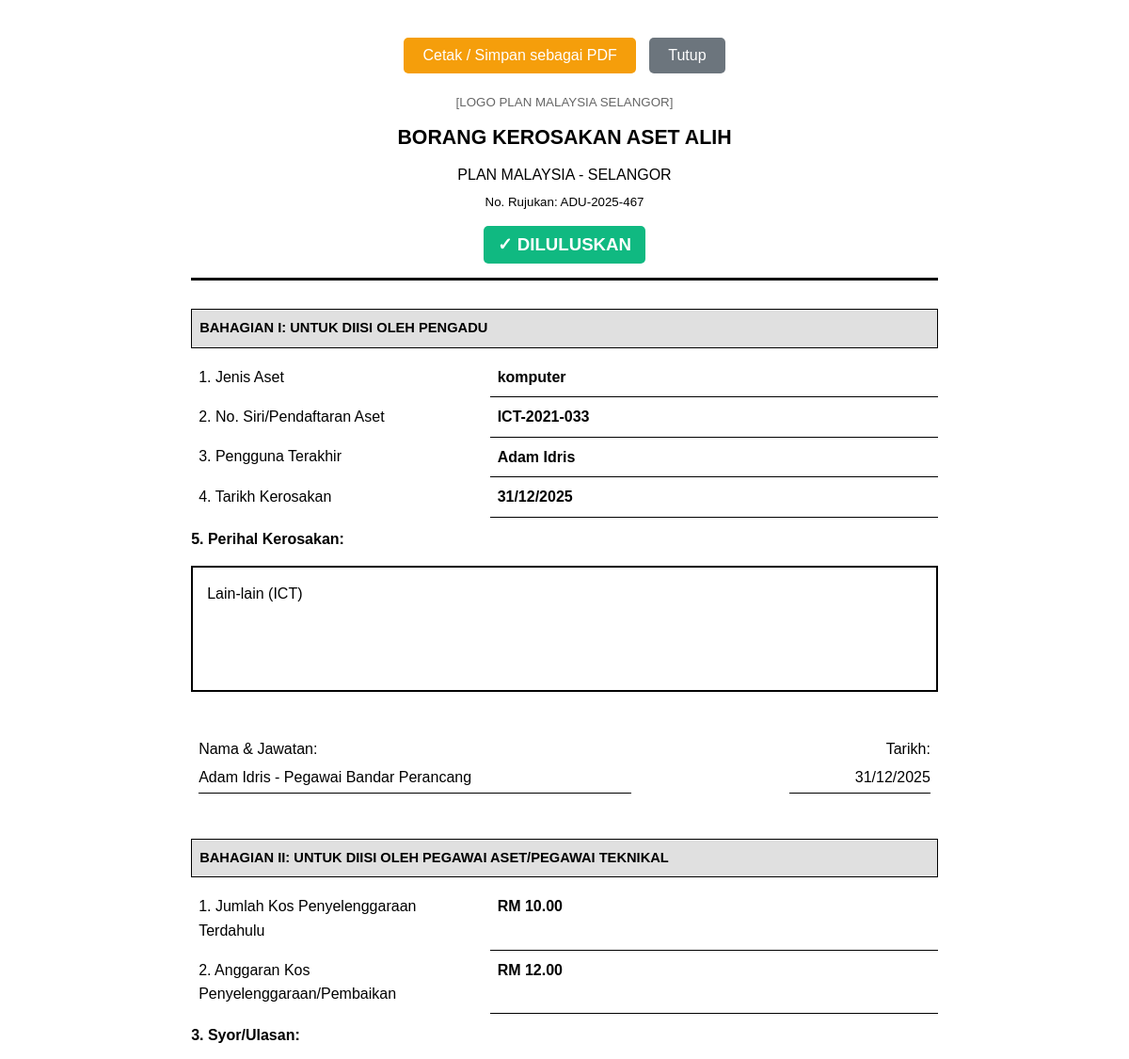
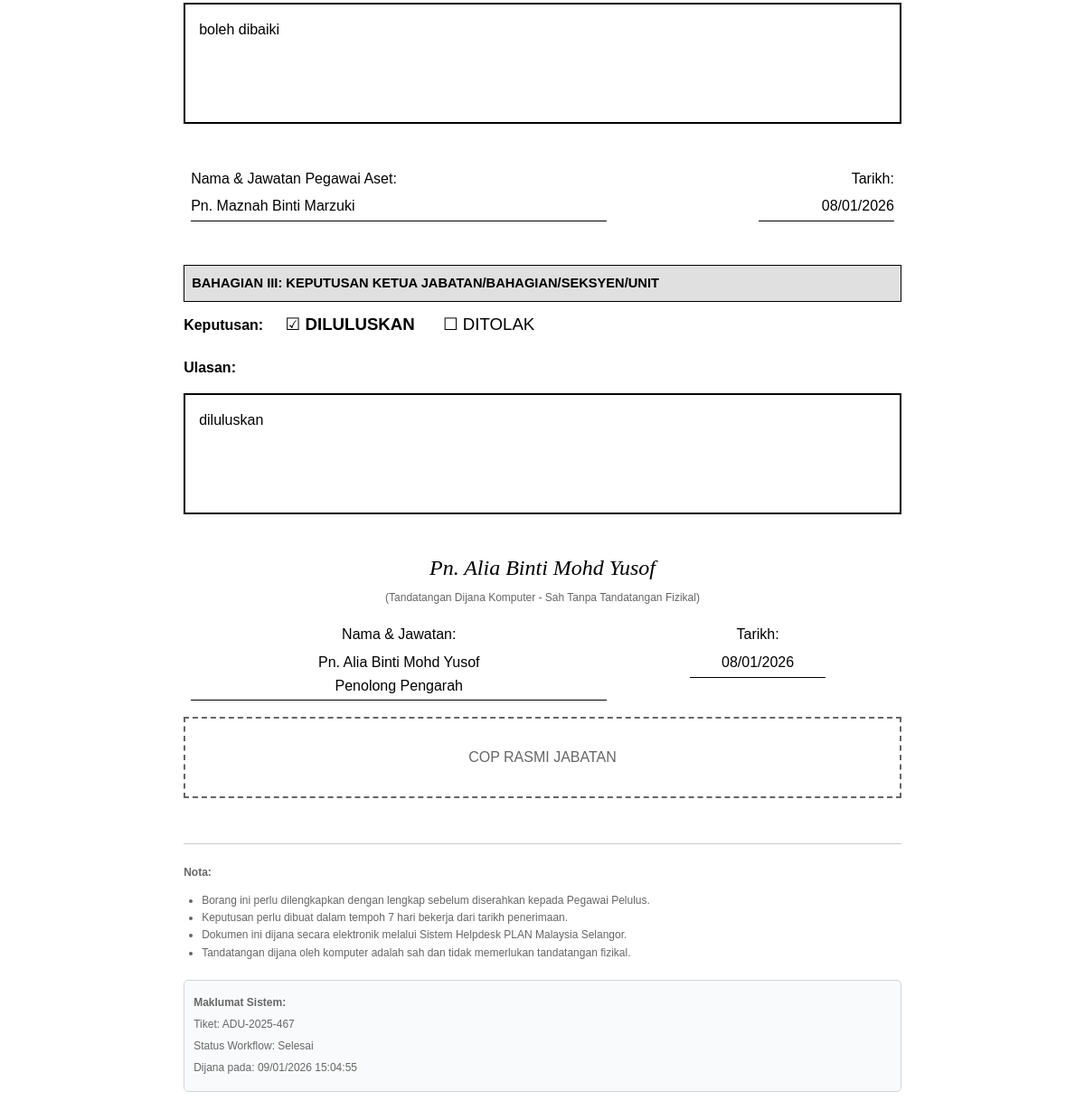
/admin/bahagian-pentadbiran-kewangan/generate_borang_final.php?id=27 (signed in), run on the app's committed database (2 pictures, top to bottom).
### tables this page shows
CREATE TABLE `dokumen_unit_aduan` (
  `id` int NOT NULL,
  `complaint_id` int NOT NULL,
  `no_rujukan_fail` varchar(100) DEFAULT NULL,
  `dimajukan_ke_officer_id` int DEFAULT NULL COMMENT 'Unit Aset Officer',
  `tindakan_susulan` text,
  `tindakan_kesimpulan` text,
  `tarikh` date DEFAULT NULL,
  `created_by` int DEFAULT NULL,
  `created_at` timestamp NULL DEFAULT CURRENT_TIMESTAMP,
  `updated_at` timestamp NULL DEFAULT CURRENT_TIMESTAMP ON UPDATE CURRENT_TIMESTAMP
);

CREATE TABLE `borang_kerosakan_aset` (
  `id` int NOT NULL,
  `complaint_id` int NOT NULL,
  `jenis_aset` varchar(100) DEFAULT NULL,
  `no_siri_pendaftaran_aset` varchar(100) DEFAULT NULL,
  `pengguna_terakhir` varchar(255) DEFAULT NULL,
  `tarikh_kerosakan` date DEFAULT NULL,
  `perihal_kerosakan` varchar(255) DEFAULT NULL,
  `nama_jawatan_pengadu` varchar(255) DEFAULT NULL,
  `tarikh_pengadu` date DEFAULT NULL,
  `jumlah_kos_penyelenggaraan_terdahulu` decimal(10,2) DEFAULT '0.00',
  `anggaran_kos_penyelenggaraan` decimal(10,2) DEFAULT '0.00',
  `nama_jawatan_pegawai_aset` varchar(255) DEFAULT NULL,
  `tarikh_pegawai_aset` date DEFAULT NULL,
  `syor_ulasan` text,
  `keputusan_status` enum('diluluskan','ditolak','pending') DEFAULT 'pending',
  `keputusan_ulasan` text,
  `keputusan_nama` varchar(255) DEFAULT NULL,
  `keputusan_jawatan` varchar(255) DEFAULT NULL,
  `keputusan_tarikh` date DEFAULT NULL,
  `tandatangan_dijana_komputer` tinyint(1) DEFAULT '1',
  `created_at` timestamp NULL DEFAULT CURRENT_TIMESTAMP,
  `updated_at` timestamp NULL DEFAULT CURRENT_TIMESTAMP ON UPDATE CURRENT_TIMESTAMP
);

CREATE TABLE `complaints` (
  `id` int NOT NULL,
  `ticket_number` varchar(50) NOT NULL,
  `jenis` enum('aduan','cadangan') NOT NULL,
  `perkara` varchar(500) NOT NULL,
  `keterangan` text NOT NULL,
  `user_id` int DEFAULT NULL,
  `nama_pengadu` varchar(255) NOT NULL,
  `alamat` text,
  `no_telefon` varchar(50) DEFAULT NULL,
  `poskod` varchar(10) DEFAULT NULL,
  `jawatan` varchar(255) DEFAULT NULL,
  `bahagian` varchar(255) DEFAULT NULL,
  `tingkat` varchar(50) DEFAULT NULL,
  `email` varchar(255) NOT NULL,
  `no_sambungan` varchar(50) DEFAULT NULL,
  `jenis_aset` varchar(100) DEFAULT NULL,
  `no_pendaftaran_aset` varchar(100) DEFAULT NULL,
  `pengguna_akhir` varchar(255) DEFAULT NULL,
  `tarikh_kerosakan` date DEFAULT NULL,
  `perihal_kerosakan` varchar(255) DEFAULT NULL,
  `perihal_kerosakan_value` varchar(100) DEFAULT NULL,
  `officer_id` int DEFAULT NULL,
  `pegawai_penerima` varchar(255) DEFAULT NULL,
  `status` enum('pending','dalam_pemeriksaan','sedang_dibaiki','selesai','dibatalkan') DEFAULT 'pending',
  `workflow_status` enum('baru','disahkan_unit_aduan','dimajukan_unit_aset','dalam_semakan_unit_aset','dimajukan_pegawai_pelulus','diluluskan','ditolak','dimajukan_unit_it','selesai') DEFAULT 'baru',
  `unit_aduan_verified_by` int DEFAULT NULL,
  `priority` enum('rendah','sederhana','tinggi','kritikal') DEFAULT 'sederhana',
  `progress` int DEFAULT '0',
  `rating` enum('cemerlang','baik','memuaskan','tidak_memuaskan') DEFAULT NULL,
  `feedback_comment` text,
  `created_at` timestamp NOT NULL DEFAULT CURRENT_TIMESTAMP,
  `updated_at` timestamp NOT NULL DEFAULT CURRENT_TIMESTAMP ON UPDATE CURRENT_TIMESTAMP,
  `completed_at` timestamp NULL DEFAULT NULL,
  `unit_aduan_verified_at` datetime DEFAULT NULL,
  `dimajukan_ke` int DEFAULT NULL COMMENT 'Unit Aset Officer ID',
  `tindakan_susulan` text,
  `tindakan_kesimpulan` text,
  `unit_aset_officer_id` int DEFAULT NULL,
  `unit_aset_reviewed_at` datetime DEFAULT NULL,
  `pegawai_pelulus_id` int DEFAULT NULL,
  `pegawai_pelulus_reviewed_at` datetime DEFAULT NULL,
  `pegawai_pelulus_status` enum('diluluskan','ditolak','pending') DEFAULT 'pending',
  `unit_aset_processed_by` int DEFAULT NULL COMMENT 'User ID who processed in Unit Aset',
  `unit_aset_processed_at` datetime DEFAULT NULL COMMENT 'When Unit Aset processed',
  `approval_officer_id` int DEFAULT NULL COMMENT 'Approval officer for this complaint',
  `unit_it_officer_id` int DEFAULT NULL COMMENT 'Unit IT officer assigned to execute the work',
  `unit_it_assigned_at` datetime DEFAULT NULL COMMENT 'When Unit IT was assigned',
  `unit_it_completed_by` int DEFAULT NULL COMMENT 'User ID who completed in Unit IT',
  `unit_it_completed_at` datetime DEFAULT NULL COMMENT 'When Unit IT completed the work'
);

### admin/bahagian-pentadbiran-kewangan/generate_borang_final.php (the view, shortened to what this page needs)
<?php
$db = getDB();
$complaint_id = intval($_GET['id'] ?? 0);
$stmt = $db->prepare("
    SELECT c.*,
           u_verified.nama_penuh as unit_aduan_officer,
           u_unit_aset.nama_penuh as unit_aset_officer,
           u_pelulus.nama_penuh as pegawai_pelulus_nama,
           dua.no_rujukan_fail
    FROM complaints c
    LEFT JOIN users u_verified ON c.unit_aduan_verified_by = u_verified.id
    LEFT JOIN users u_unit_aset ON c.unit_aset_processed_by = u_unit_aset.id
    LEFT JOIN users u_pelulus ON c.pegawai_pelulus_id = u_pelulus.id
    LEFT JOIN dokumen_unit_aduan dua ON c.id = dua.complaint_id
    WHERE c.id = ?
");
$stmt->execute([$complaint_id]);
$complaint = $stmt->fetch();
$stmt = $db->prepare("SELECT * FROM borang_kerosakan_aset WHERE complaint_id = ?");
$stmt->execute([$complaint_id]);
$borang = $stmt->fetch();
?>
<!DOCTYPE html>
<html lang="ms">
<head>
</head>
<body>
    <div class="no-print">
        <button onclick="window.print()" style="padding: 10px 20px; background: #f59e0b; color: white; border: none; border-radius: 5px; cursor: pointer; font-size: 16px;">
            <i class="fas fa-print"></i> Cetak / Simpan sebagai PDF
        </button>
        <button onclick="window.close()" style="padding: 10px 20px; background: #6c757d; color: white; border: none; border-radius: 5px; cursor: pointer; font-size: 16px; margin-left: 10px;">
            Tutup
        </button>
    </div>
    <div class="header">
        <div class="logo-placeholder">[LOGO PLAN MALAYSIA SELANGOR]</div>
        <h1>Borang Kerosakan Aset Alih</h1>
        <p style="margin: 5px 0;">PLAN MALAYSIA - SELANGOR</p>
        <p style="margin: 5px 0; font-size: 10pt;">No. Rujukan: <?php echo htmlspecialchars($complaint['no_rujukan_fail'] ?? $complaint['ticket_number']); ?></p>
        <?php if ($borang['keputusan_status'] !== 'pending'): ?>
        <div style="margin-top: 15px;">
            <?php if ($borang['keputusan_status'] === 'diluluskan'): ?>
            <span class="approved-badge">✓ DILULUSKAN</span>
            <?php else: ?>
            <span class="rejected-badge">✗ DITOLAK</span>
            <?php endif; ?>
        </div>
        <?php endif; ?>
    </div>
    <div class="section-title">BAHAGIAN I: UNTUK DIISI OLEH PENGADU</div>
    <table>
        <tr>
            <td class="label">1. Jenis Aset</td>
            <td class="value"><?php echo htmlspecialchars($borang['jenis_aset'] ?? '-'); ?></td>
        </tr>
        <tr>
            <td class="label">2. No. Siri/Pendaftaran Aset</td>
            <td class="value"><?php echo htmlspecialchars($borang['no_siri_pendaftaran_aset'] ?? '-'); ?></td>
        </tr>
        <tr>
            <td class="label">3. Pengguna Terakhir</td>
            <td class="value"><?php echo htmlspecialchars($borang['pengguna_terakhir'] ?? '-'); ?></td>
        </tr>
        <tr>
            <td class="label">4. Tarikh Kerosakan</td>
            <td class="value">
                <?php
                if (!empty($borang['tarikh_kerosakan'])) {
                    echo date('d/m/Y', strtotime($borang['tarikh_kerosakan']));
                } else {
                    echo '-';
                }
                ?>
            </td>
        </tr>
    </table>
    <div class="info-row">
        <strong>5. Perihal Kerosakan:</strong>
    </div>
    <div class="bordered-box">
        <?php echo nl2br(htmlspecialchars($borang['perihal_kerosakan'] ?? $complaint['perihal_kerosakan'] ?? '-')); ?>
    </div>
    <div class="signature-area">
        <table style="width: 100%;">
            <tr>
                <td style="width: 60%;">
                    <div>Nama & Jawatan:</div>
                    <div style="margin-top: 5px; border-bottom: 1px solid #000; padding-bottom: 3px;">
                        <?php echo htmlspecialchars($borang['nama_jawatan_pengadu'] ?? '-'); ?>
                    </div>
                </td>
                <td style="width: 40%; text-align: right;">
                    <div>Tarikh:</div>
                    <div style="margin-top: 5px; border-bottom: 1px solid #000; padding-bottom: 3px; display: inline-block; min-width: 150px;">
                        <?php
                        if (!empty($borang['tarikh_pengadu'])) {
                            echo date('d/m/Y', strtotime($borang['tarikh_pengadu']));
                        } else {
                            echo '-';
                        }
                        ?>
                    </div>
                </td>
            </tr>
        </table>
    </div>
    <div class="section-title" style="page-break-before: avoid; margin-top: 40px;">
        BAHAGIAN II: UNTUK DIISI OLEH PEGAWAI ASET/PEGAWAI TEKNIKAL
    </div>
    <table>
        <tr>
            <td class="label">1. Jumlah Kos Penyelenggaraan Terdahulu</td>
            <td class="value">
                RM <?php echo number_format($borang['jumlah_kos_penyelenggaraan_terdahulu'] ?? 0, 2); ?>
            </td>
        </tr>
        <tr>
            <td class="label">2. Anggaran Kos Penyelenggaraan/Pembaikan</td>
            <td class="value">
                RM <?php echo number_format($borang['anggaran_kos_penyelenggaraan'] ?? 0, 2); ?>
            </td>
        </tr>
    </table>
    <div class="info-row">
        <strong>3. Syor/Ulasan:</strong>
    </div>
    <div class="bordered-box">
        <?php echo nl2br(htmlspecialchars($borang['syor_ulasan'] ?? '-')); ?>
    </div>
    <div class="signature-area">
        <table style="width: 100%;">
            <tr>
                <td style="width: 60%;">
                    <div>Nama & Jawatan Pegawai Aset:</div>
                    <div style="margin-top: 5px; border-bottom: 1px solid #000; padding-bottom: 3px;">
                        <?php echo htmlspecialchars($borang['nama_jawatan_pegawai_aset'] ?? '-'); ?>
                    </div>
                </td>
                <td style="width: 40%; text-align: right;">
                    <div>Tarikh:</div>
                    <div style="margin-top: 5px; border-bottom: 1px solid #000; padding-bottom: 3px; display: inline-block; min-width: 150px;">
                        <?php
                        if (!empty($borang['tarikh_pegawai_aset'])) {
                            echo date('d/m/Y', strtotime($borang['tarikh_pegawai_aset']));
                        } else {
                            echo '-';
                        }
                        ?>
                    </div>
                </td>
            </tr>
        </table>
    </div>
    <div class="section-title" style="page-break-before: avoid; margin-top: 40px;">
        BAHAGIAN III: KEPUTUSAN KETUA JABATAN/BAHAGIAN/SEKSYEN/UNIT
    </div>
    <?php if ($borang['keputusan_status'] !== 'pending'): ?>
    <div class="info-row">
        <strong>Keputusan:</strong>
        <span style="margin-left: 20px; font-size: 14pt;">
            <?php if ($borang['keputusan_status'] === 'diluluskan'): ?>
                ☑ <strong>DILULUSKAN</strong>
                &nbsp;&nbsp;&nbsp;&nbsp;
                ☐ DITOLAK
            <?php else: ?>
                ☐ DILULUSKAN
                &nbsp;&nbsp;&nbsp;&nbsp;
                ☑ <strong>DITOLAK</strong>
            <?php endif; ?>
        </span>
    </div>
    <?php if (!empty($borang['keputusan_ulasan'])): ?>
    <div class="info-row" style="margin-top: 20px;">
        <strong>Ulasan:</strong>
    </div>
    <div class="bordered-box">
        <?php echo nl2br(htmlspecialchars($borang['keputusan_ulasan'])); ?>
    </div>
    <?php endif; ?>
    <div class="signature-area">
        <?php if ($borang['tandatangan_dijana_komputer']): ?>
        <div class="computer-signature">
            <?php echo htmlspecialchars($borang['keputusan_nama'] ?? '-'); ?>
        </div>
        <div style="text-align: center; font-size: 9pt; color: #666;">
            (Tandatangan Dijana Komputer - Sah Tanpa Tandatangan Fizikal)
        </div>
        <?php endif; ?>
        <table style="width: 100%; margin-top: 10px;">
            <tr>
                <td style="width: 60%; text-align: center;">
                    <div>Nama & Jawatan:</div>
                    <div style="margin-top: 5px; border-bottom: 1px solid #000; padding-bottom: 3px;">
                        <?php echo htmlspecialchars($borang['keputusan_nama'] ?? '-'); ?>
                        <?php if (!empty($borang['keputusan_jawatan'])): ?>
                            <br><?php echo htmlspecialchars($borang['keputusan_jawatan']); ?>
                        <?php endif; ?>
                    </div>
                </td>
                <td style="width: 40%; text-align: center;">
                    <div>Tarikh:</div>
                    <div style="margin-top: 5px; border-bottom: 1px solid #000; padding-bottom: 3px; display: inline-block; min-width: 150px;">
                        <?php
                        if (!empty($borang['keputusan_tarikh'])) {
                            echo date('d/m/Y', strtotime($borang['keputusan_tarikh']));
                        } else {
                            echo '-';
                        }
                        ?>
                    </div>
                </td>
            </tr>
        </table>
        <div class="stamp-box">
            COP RASMI JABATAN
        </div>
    </div>
    <?php else: ?>
    <div class="bordered-box" style="min-height: 200px; text-align: center; padding-top: 80px; color: #999;">
        [ Menunggu Keputusan Pegawai Pelulus ]
    </div>
    <?php endif; ?>
    <div style="margin-top: 50px; font-size: 9pt; color: #666; border-top: 1px solid #ccc; padding-top: 10px;">
        <p><strong>Nota:</strong></p>
        <ul style="margin: 5px 0; padding-left: 20px;">
            <li>Borang ini perlu dilengkapkan dengan lengkap sebelum diserahkan kepada Pegawai Pelulus.</li>
            <li>Keputusan perlu dibuat dalam tempoh 7 hari bekerja dari tarikh penerimaan.</li>
            <li>Dokumen ini dijana secara elektronik melalui Sistem Helpdesk PLAN Malaysia Selangor.</li>
            <li>Tandatangan dijana oleh komputer adalah sah dan tidak memerlukan tandatangan fizikal.</li>
        </ul>
        <div style="margin-top: 20px; padding: 10px; background-color: #f9fafb; border: 1px solid #d1d5db; border-radius: 5px;">
            <p style="margin: 5px 0;"><strong>Maklumat Sistem:</strong></p>
            <p style="margin: 5px 0;">Tiket: <?php echo htmlspecialchars($complaint['ticket_number']); ?></p>
            <p style="margin: 5px 0;">Status Workflow: <?php echo ucfirst(str_replace('_', ' ', $complaint['workflow_status'])); ?></p>
            <p style="margin: 5px 0;">Dijana pada: <?php echo date('d/m/Y H:i:s'); ?></p>
        </div>
    </div>
</body>
</html>

### admin/bahagian-pentadbiran-kewangan/generate_borang_final.php (style rules this page uses)
body { font-family: Arial, sans-serif; line-height: 1.6; color: #000; max-width: 21cm; margin: 0 auto; padding: 20px; font-size: 12pt; }
.header { text-align: center; margin-bottom: 30px; border-bottom: 3px solid #000; padding-bottom: 15px; }
.logo-placeholder { margin-bottom: 10px; font-size: 10pt; color: #666; }
h1 { font-size: 16pt; font-weight: bold; margin: 10px 0; text-transform: uppercase; }
.section-title { font-weight: bold; background-color: #e0e0e0; padding: 8px; margin: 20px 0 10px 0; border: 1px solid #000; font-size: 11pt; }
table { width: 100%; border-collapse: collapse; margin: 10px 0; }
td { padding: 8px; vertical-align: top; }
.label { width: 40%; font-weight: normal; }
.value { width: 60%; border-bottom: 1px solid #000; font-weight: bold; }
.bordered-box { border: 2px solid #000; padding: 15px; margin: 15px 0; min-height: 100px; }
.signature-area { margin-top: 40px; page-break-inside: avoid; }
.no-print { margin: 20px 0; text-align: center; }
.info-row { margin: 5px 0; }
.computer-signature { font-family: 'Brush Script MT', cursive; font-size: 18pt; font-style: italic; text-align: center; margin: 20px 0 5px 0; }
.stamp-box { border: 2px dashed #666; padding: 30px; text-align: center; margin: 10px 0; color: #666; }
.approved-badge { display: inline-block; padding: 5px 15px; background-color: #10b981; color: white; font-weight: bold; border-radius: 5px; font-size: 14pt; }

### data on the page
dokumen_unit_aduan: no_rujukan_fail "ADU-2025-467", complaint.ticket_number "ADU-2025-467", complaint.workflow_status "Selesai"
borang_kerosakan_aset: jenis_aset "komputer", no_siri_pendaftaran_aset "ICT-2021-033", pengguna_terakhir "Adam Idris", tarikh_kerosakan "31/12/2025", perihal_kerosakan "Lain-lain (ICT)", nama_jawatan_pengadu "Adam Idris - Pegawai Bandar Perancang", tarikh_pengadu "31/12/2025", jumlah_kos_penyelenggaraan_terdahulu "10.00", anggaran_kos_penyelenggaraan "12.00", syor_ulasan "boleh dibaiki", nama_jawatan_pegawai_aset "Pn. Maznah Binti Marzuki", tarikh_pegawai_aset "08/01/2026", keputusan_ulasan "diluluskan", keputusan_nama "Pn. Alia Binti Mohd Yusof", keputusan_jawatan "Penolong Pengarah", keputusan_tarikh "08/01/2026"
